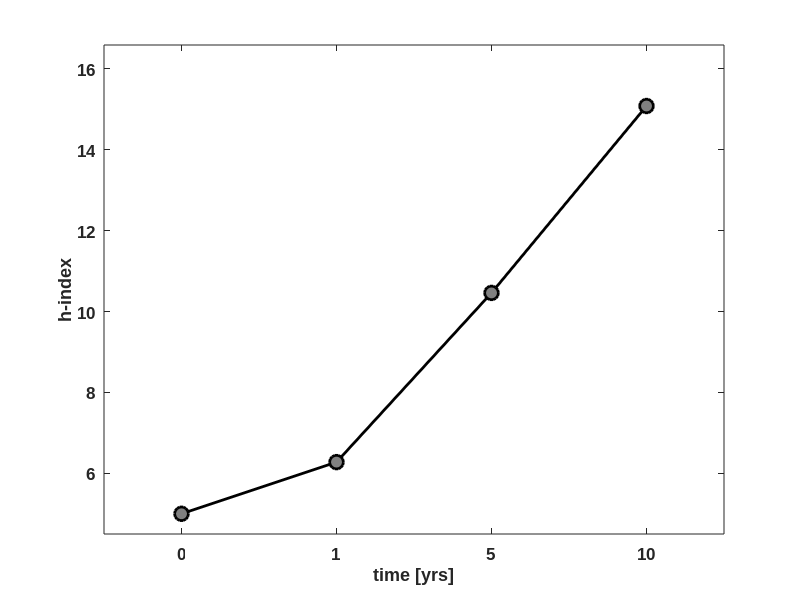

Write MATLAB code to recreate this figure.
function predictfutureh(n,h,y,j,q)
% Predict future h-index according to
% Daniel E. Acuna, Stefano Allesina, Konrad P. Kording
% Nature 489, 201?202 (13 September 2012) doi:10.1038/489201a
% Published online 12 September 2012

clear all
close all
clc

if( nargin < 1 )
	n	=	11; %8;	%-- Nbr of articles						--%
end
if( nargin < 2 )
	h	=	5;	%-- Current h-index								--%
end
if( nargin < 3 )
	y	=	10; %5;	%-- years since first published article --%
end
if( nargin < 4 )
	j	=	7; %6;	%-- Number of distinct jounals			--%
end
if( nargin < 5 )
	q	=	0;	%-- Number of Nature, Science, Nature Neuroscience, Proceedings of the National Academy of Sciences and Neuron	--%
end


h1	=	0.76 + 0.37*sqrt(n) + 0.97*h - 0.07*y + 0.02*j + 0.03*q;	%-- Next years h-index	--%
h5	=	4 + 1.58*sqrt(n) + 0.86*h - 0.35*y + 0.06*j + 0.2*q;		%-- 5 years from now	--%
h10	=	8.73 + 1.33*sqrt(n) + 0.48*h - 0.41*y + 0.52*j + 0.82*q;	%-- 10 years fom now	--%

xx	=	1:4;
yy	=	[h h1 h5 h10];

yax	=	[h*.9 max(yy)*1.1];

figure
plot(xx,yy,'ko-','MarkerFaceColor',[.5 .5 .5],'MarkerSize',10,'LineWidth',2)
xlim([xx(1)-.5 xx(end)+.5])
ylim(yax)
set(gca,'XTick',xx,'XTickLabel',[0 1 5 10],'FontName','Arial','FontWeight','bold','FontSize',12)
xlabel('time [yrs]')
ylabel('h-index')
